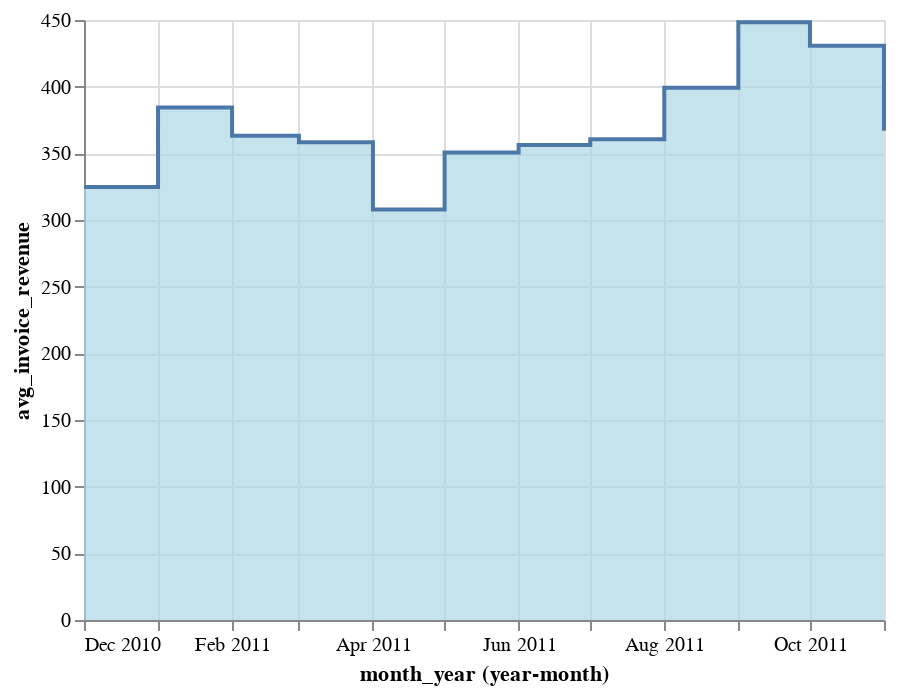

The cell this chart's notebook holds for it:
### Markdown cell above
### Avg Invoice Revenue

### Code cell
data['avg_invoice_revenue'] = data['avg_invoice_revenue'].astype(np.float32)

monthly_avg_invoice = data[['month_year','avg_invoice_revenue']]

alt.Chart(monthly_avg_invoice).mark_area(color="lightblue",
    interpolate='step-after',
    line=True
).encode(
    x=alt.X('month_year',timeUnit='yearmonth'),
    y='avg_invoice_revenue'
)

### Figure 1 — Vega-Lite specification as saved in the notebook (floating-point values rounded to 4 significant figures)
{"config": {"view": {"continuousWidth": 400, "continuousHeight": 300}}, "data": {"name": "data-b3d3b2a047638ea003aede7aea74bcda"}, "mark": {"type": "area", "color": "lightblue", "interpolate": "step-after", "line": true}, "encoding": {"x": {"field": "month_year", "timeUnit": "yearmonth", "type": "temporal"}, "y": {"field": "avg_invoice_revenue", "type": "quantitative"}}, "$schema": "https://vega.github.io/schema/vega-lite/v4.17.0.json", "datasets": {"data-b3d3b2a047638ea003aede7aea74bcda": [{"month_year": "2010-12-01T00:00:00", "avg_invoice_revenue": 324.7}, {"month_year": "2011-01-01T00:00:00", "avg_invoice_revenue": 384.4}, {"month_year": "2011-02-01T00:00:00", "avg_invoice_revenue": 363.2}, {"month_year": "2011-03-01T00:00:00", "avg_invoice_revenue": 358.2}, {"month_year": "2011-04-01T00:00:00", "avg_invoice_revenue": 307.8}, {"month_year": "2011-05-01T00:00:00", "avg_invoice_revenue": 350.6}, {"month_year": "2011-06-01T00:00:00", "avg_invoice_revenue": 356.2}, {"month_year": "2011-07-01T00:00:00", "avg_invoice_revenue": 360.5}, {"month_year": "2011-08-01T00:00:00", "avg_invoice_revenue": 399.2}, {"month_year": "2011-09-01T00:00:00", "avg_invoice_revenue": 448.2}, {"month_year": "2011-10-01T00:00:00", "avg_invoice_revenue": 430.7}, {"month_year": "2011-11-01T00:00:00", "avg_invoice_revenue": 367.0}]}}
